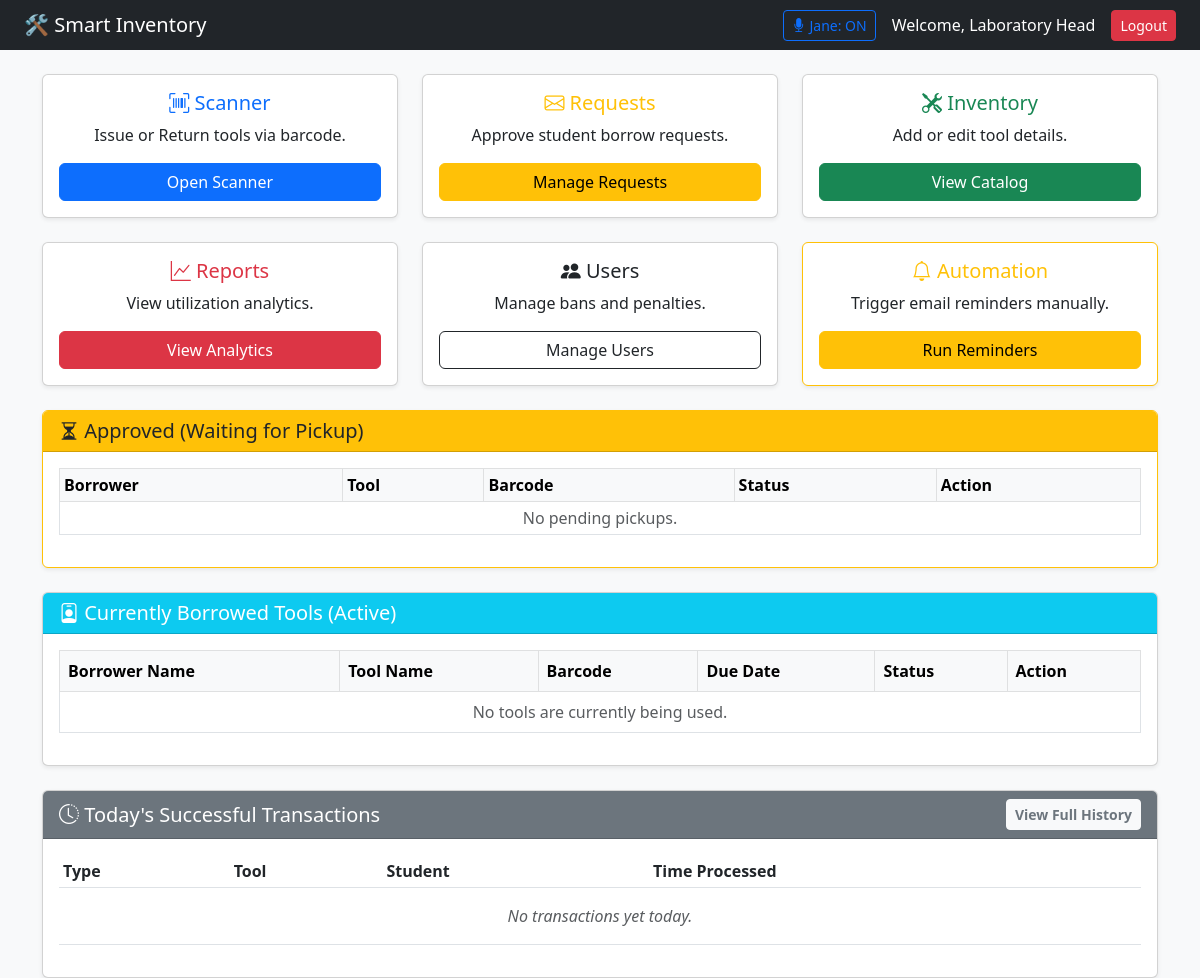
The page /dashboard.php (signed in) on the database as committed earlier.
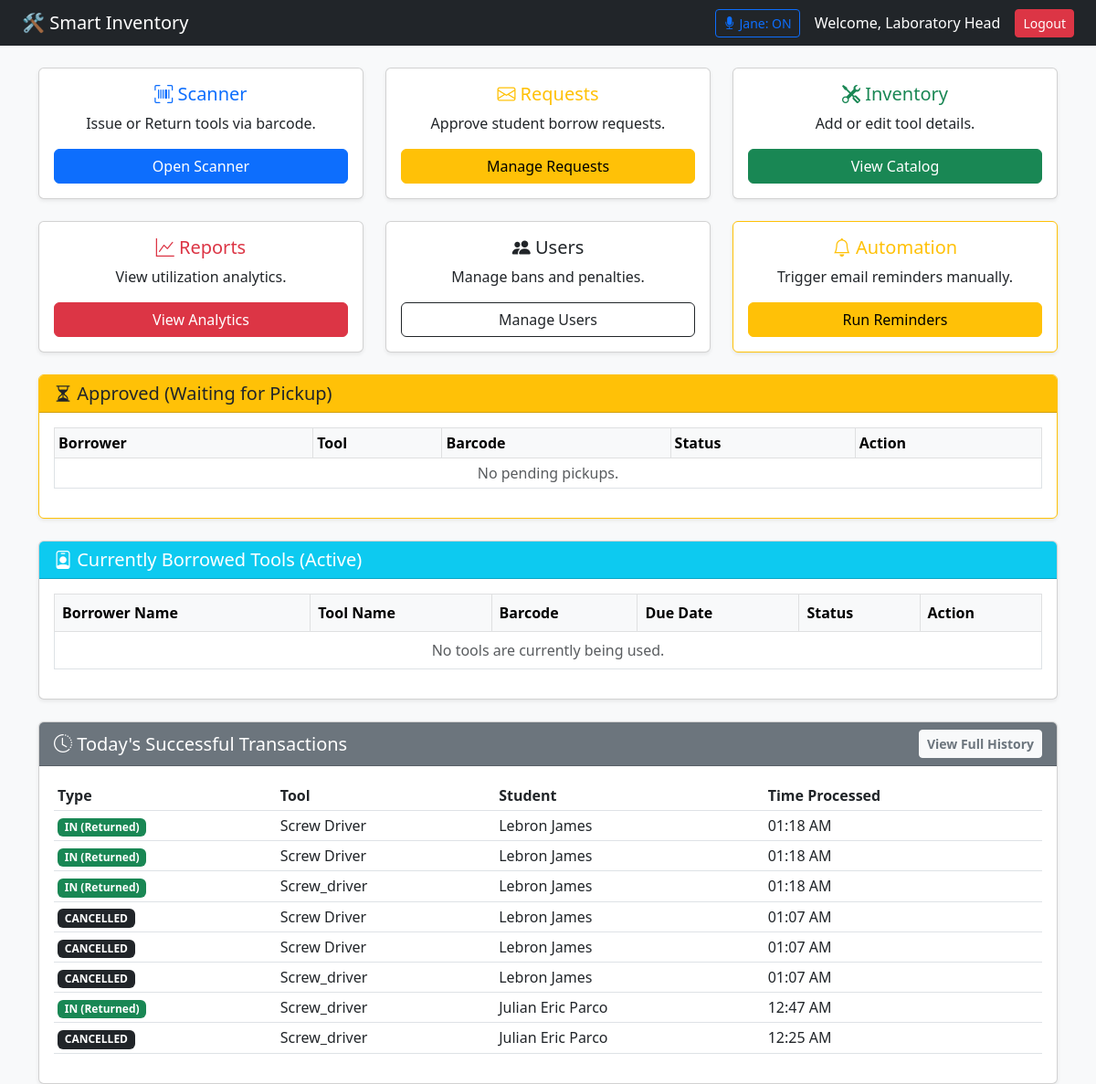
The same page on the database as committed later.
### tables this page shows
CREATE TABLE `transactions` (
  `transaction_id` int(11) NOT NULL,
  `user_id` int(11) NOT NULL,
  `tool_id` int(11) NOT NULL,
  `borrow_date` date NOT NULL,
  `return_date` date NOT NULL,
  `actual_return_date` datetime DEFAULT NULL,
  `status` enum('Pending','Approved','Borrowed','Returned','Declined','Cancelled') NOT NULL,
  `date_requested` timestamp NOT NULL DEFAULT current_timestamp(),
  `actual_borrow_date` datetime DEFAULT NULL
);

CREATE TABLE `tools` (
  `tool_id` int(11) NOT NULL,
  `barcode` varchar(50) NOT NULL,
  `tool_name` varchar(100) NOT NULL,
  `category` varchar(50) NOT NULL,
  `status` enum('Available','Borrowed','Maintenance','Lost') DEFAULT 'Available',
  `created_at` timestamp NOT NULL DEFAULT current_timestamp()
);

CREATE TABLE `users` (
  `user_id` int(11) NOT NULL,
  `id_number` varchar(20) NOT NULL,
  `full_name` varchar(100) NOT NULL,
  `email` varchar(150) NOT NULL,
  `password` varchar(255) NOT NULL,
  `role` enum('student','admin') DEFAULT 'student',
  `account_status` enum('active','restricted') DEFAULT 'active',
  `penalty_points` int(11) DEFAULT 0,
  `created_at` timestamp NOT NULL DEFAULT current_timestamp(),
  `ban_end_date` datetime DEFAULT NULL,
  `ban_reason` text DEFAULT NULL
);

### dashboard.php (the view, shortened to what this page needs)
<?php
include "db_conn.php";
$role = $_SESSION['role'];
?>
<!DOCTYPE html>
<html>
<head>
    <link href="https://cdn.jsdelivr.net/npm/bootstrap@5.3.0/dist/css/bootstrap.min.css" rel="stylesheet">
    <link rel="stylesheet" href="https://cdn.jsdelivr.net/npm/bootstrap-icons@1.10.0/font/bootstrap-icons.css">
    <link rel="stylesheet" href="assets/css/message_request.css">
</head>
<body class="bg-light">
    <nav class="navbar navbar-dark bg-dark px-4">
        <span class="navbar-brand mb-0 h1">🛠️ Smart Inventory</span>
        <div class="d-flex align-items-center">
            <?php if ($role == 'admin') { ?>
                <button id="janeToggleBtn" class="btn btn-outline-primary btn-sm me-3" onclick="Jane.toggle()">
                    <i id="janeIcon" class="bi bi-mic-fill"></i> Jane: <span id="janeStatus">ON</span>
                </button>
            <?php } ?>
            <span class="text-white me-3">Welcome, <?php echo $_SESSION['name']; ?></span>
            <a href="logout.php" class="btn btn-danger btn-sm">Logout</a>
        </div>
    </nav>
    <div class="container mt-4">
        <?php if ($role == 'admin') { ?>
            <div class="row g-4 mb-4">
                <div class="col-md-4">
                    <div class="card text-center shadow-sm h-100">
                        <div class="card-body">
                            <h5 class="card-title text-primary"><i class="bi bi-upc-scan"></i> Scanner</h5>
                            <p class="card-text">Issue or Return tools via barcode.</p>
                            <a href="scan_page.php" class="btn btn-primary w-100">Open Scanner</a>
                        </div>
                    </div>
                </div>
                <div class="col-md-4">
                    <div class="card text-center shadow-sm h-100 position-relative" id="requestCard">
                        <div class="card-body">
                            <h5 class="card-title text-warning">
                                <i class="bi bi-envelope"></i> Requests
                            </h5>
                            <p class="card-text">Approve student borrow requests.</p>
                            <a href="admin_requests.php" class="btn btn-warning w-100">Manage Requests</a>
                        </div>
                    </div>
                </div>
                <div class="col-md-4">
                    <div class="card text-center shadow-sm h-100">
                        <div class="card-body">
                            <h5 class="card-title text-success"><i class="bi bi-tools"></i> Inventory</h5>
                            <p class="card-text">Add or edit tool details.</p>
                            <a href="inventory.php" class="btn btn-success w-100">View Catalog</a>
                        </div>
                    </div>
                </div>
                <div class="col-md-4">
                    <div class="card text-center shadow-sm h-100">
                        <div class="card-body">
                            <h5 class="card-title text-danger"><i class="bi bi-graph-up"></i> Reports</h5>
                            <p class="card-text">View utilization analytics.</p>
                            <a href="reports.php" class="btn btn-danger w-100">View Analytics</a>
                        </div>
                    </div>
                </div>
                <div class="col-md-4">
                    <div class="card text-center shadow-sm h-100">
                        <div class="card-body">
                            <h5 class="card-title text-dark"><i class="bi bi-people-fill"></i> Users</h5>
                            <p class="card-text">Manage bans and penalties.</p>
                            <a href="users.php" class="btn btn-outline-dark w-100">Manage Users</a>
                        </div>
                    </div>
                </div>
                <div class="col-md-4">
                    <div class="card text-center shadow-sm h-100 border-warning">
                        <div class="card-body">
                            <h5 class="card-title text-warning"><i class="bi bi-bell"></i> Automation</h5>
                            <p class="card-text">Trigger email reminders manually.</p>
                            <a href="cron_email.php" target="_blank" class="btn btn-warning w-100">Run Reminders</a>
                        </div>
                    </div>
                </div>
            </div>
            <div class="card shadow-sm mb-4 border-warning">
                <div class="card-header bg-warning text-dark">
                    <h5 class="mb-0"><i class="bi bi-hourglass-split"></i> Approved (Waiting for Pickup)</h5>
                </div>
                <div class="card-body">
                    <table class="table table-bordered table-sm align-middle">
                        <thead class="table-light">
                            <tr>
                                <th>Borrower</th>
                                <th>Tool</th>
                                <th>Barcode</th> <th>Status</th>
                                <th>Action</th>
                            </tr>
                        </thead>
                        <tbody>
                            <?php
                            $sql_pu = "SELECT tr.transaction_id, u.full_name, t.tool_name, t.barcode
                                       FROM transactions tr
                                       JOIN users u ON tr.user_id = u.user_id
                                       JOIN tools t ON tr.tool_id = t.tool_id
                                       WHERE tr.status = 'Approved'";
                            $res_pu = mysqli_query($conn, $sql_pu);
                            if ($res_pu && mysqli_num_rows($res_pu) > 0) {
                                while ($row_pu = mysqli_fetch_assoc($res_pu)) {
                            ?>
                                <tr>
                                    <td><?php echo $row_pu['full_name']; ?></td>
                                    <td><?php echo $row_pu['tool_name']; ?></td>
                                    <td><code><?php echo $row_pu['barcode']; ?></code></td> <td><span class="badge bg-warning text-dark">Ready to Pick Up</span></td>
                                    <td>
                                        <a href="cancel_request.php?id=<?php echo $row_pu['transaction_id']; ?>"
                                           class="btn btn-outline-danger btn-sm"
                                           onclick="return confirm('Cancel this request? The student will be notified.');">
                                           Cancel / Not Picked Up
                                        </a>
                                    </td>
                                </tr>
                            <?php
                                }
                            } else {
                                echo "<tr><td colspan='5' class='text-center text-muted'>No pending pickups.</td></tr>";
                            }
                            ?>
                        </tbody>
                    </table>
                </div>
            </div>
            <div class="card shadow-sm mb-4">
                <div class="card-header bg-info text-white">
                    <h5 class="mb-0"><i class="bi bi-person-badge"></i> Currently Borrowed Tools (Active)</h5>
                </div>
                <div class="card-body">
                    <table class="table table-bordered table-hover align-middle">
                        <thead class="table-light">
                            <tr>
                                <th>Borrower Name</th>
                                <th>Tool Name</th>
                                <th>Barcode</th>
                                <th>Due Date</th>
                                <th>Status</th>
                                <th>Action</th> </tr>
                        </thead>
                        <tbody>
                            <?php
                            $sql = "SELECT tr.transaction_id, u.full_name, t.tool_name, t.barcode, tr.return_date, tr.status
                                    FROM transactions tr
                                    JOIN users u ON tr.user_id = u.user_id
                                    JOIN tools t ON tr.tool_id = t.tool_id
                                    WHERE tr.status = 'Borrowed'";
                            $result = mysqli_query($conn, $sql);
                            if ($result && mysqli_num_rows($result) > 0) {
                                while ($row = mysqli_fetch_assoc($result)) {
                                    $is_overdue = (date('Y-m-d') > $row['return_date']);
                                    $badge = $is_overdue ? 'danger' : 'warning';
                                    $status_text = $is_overdue ? 'Overdue!' : 'Borrowed';
                            ?>
                                <tr>
                                    <td><?php echo $row['full_name']; ?></td>
                                    <td><?php echo $row['tool_name']; ?></td>
                                    <td><code><?php echo $row['barcode']; ?></code></td>
                                    <td><?php echo $row['return_date']; ?></td>
                                    <td><span class="badge bg-<?php echo $badge; ?>"><?php echo $status_text; ?></span></td>
                                    <td>
                                        <a href="send_single_reminder.php?id=<?php echo $row['transaction_id']; ?>"
                                           class="btn btn-outline-primary btn-sm"
                                           title="Send Email Reminder">
                                            <i class="bi bi-bell-fill"></i> Remind
                                        </a>
                                    </td>
                                </tr>
                            <?php
                                }
                            } else {
                                echo "<tr><td colspan='6' class='text-center text-muted'>No tools are currently being used.</td></tr>";
                            }
                            ?>
                        </tbody>
                    </table>
                </div>
            </div>
            <div class="card shadow-sm">
                <div class="card-header bg-secondary text-white d-flex justify-content-between align-items-center">
                    <h5 class="mb-0"><i class="bi bi-clock-history"></i> Today's Successful Transactions</h5>
                    <a href="admin_history.php" target="_blank" class="btn btn-sm btn-light text-secondary fw-bold">View Full History</a>
                </div>
                <div class="card-body">
                    <table class="table table-sm">
                        <thead>
                            <tr>
                                <th>Type</th>
                                <th>Tool</th>
                                <th>Student</th>
                                <th>Time Processed</th>
                            </tr>
                        </thead>
                        <tbody>
                            <?php
                            $today = date('Y-m-d');
                            $sql = "SELECT tr.status, t.tool_name, u.full_name, tr.actual_return_date, tr.date_requested
                                    FROM transactions tr
                                    JOIN users u ON tr.user_id = u.user_id
                                    JOIN tools t ON tr.tool_id = t.tool_id
                                    WHERE
                                    (
                                        (tr.status = 'Borrowed' AND DATE(tr.date_requested) = '$today')
                                        OR
                                        (tr.status IN ('Returned', 'Cancelled') AND DATE(tr.actual_return_date) = '$today')
                                    )
                                    ORDER BY tr.transaction_id DESC";
                            $result = mysqli_query($conn, $sql);
                            if ($result && mysqli_num_rows($result) > 0) {
                                while ($row = mysqli_fetch_assoc($result)) {
                                    if ($row['status'] == 'Returned') {
                                        $type = 'IN (Returned)';
                                        $color = 'success';
                                        $time = $row['actual_return_date'];
                                    } elseif ($row['status'] == 'Cancelled') {
                                        $type = 'CANCELLED';
                                        $color = 'dark';
                                        $time = $row['actual_return_date'];
                                    } else {
                                        $type = 'OUT (Issued)';
                                        $color = 'primary';
                                        $time = $row['date_requested'];
                                    }
                                    $display_time = date('h:i A', strtotime($time));
                            ?>
                                <tr>
                                    <td><span class="badge bg-<?php echo $color; ?>"><?php echo $type; ?></span></td>
                                    <td><?php echo $row['tool_name']; ?></td>
                                    <td><?php echo $row['full_name']; ?></td>
                                    <td><?php echo $display_time; ?></td>
                                </tr>
                            <?php
                                }
                            } else {
                                echo "<tr><td colspan='4' class='text-center py-3 text-muted fst-italic'>No transactions yet today.</td></tr>";
                            }
                            ?>
                        </tbody>
                    </table>
                </div>
            </div>
        <?php } ?>
    </div>
</body>
</html>

Rows that differ between the two databases and show on the page:
added transactions: status "IN (Returned)", tool.tool_name "Screw Driver", user.full_name "Lebron James", actual_return_date "01:18 AM"
added transactions: status "IN (Returned)", tool.tool_name "Screw Driver", user.full_name "Lebron James", actual_return_date "01:18 AM"
added transactions: status "IN (Returned)", tool.tool_name "Screw_driver", user.full_name "Lebron James", actual_return_date "01:18 AM"
added transactions: status "CANCELLED", tool.tool_name "Screw Driver", user.full_name "Lebron James", actual_return_date "01:07 AM"
added transactions: status "CANCELLED", tool.tool_name "Screw Driver", user.full_name "Lebron James", actual_return_date "01:07 AM"
added transactions: status "CANCELLED", tool.tool_name "Screw_driver", user.full_name "Lebron James", actual_return_date "01:07 AM"
added transactions: status "IN (Returned)", tool.tool_name "Screw_driver", user.full_name "Julian Eric Parco", actual_return_date "12:47 AM"
added transactions: status "CANCELLED", tool.tool_name "Screw_driver", user.full_name "Julian Eric Parco", actual_return_date "12:25 AM"
Other text that changed with them:
text no longer shown: "No transactions yet today."
